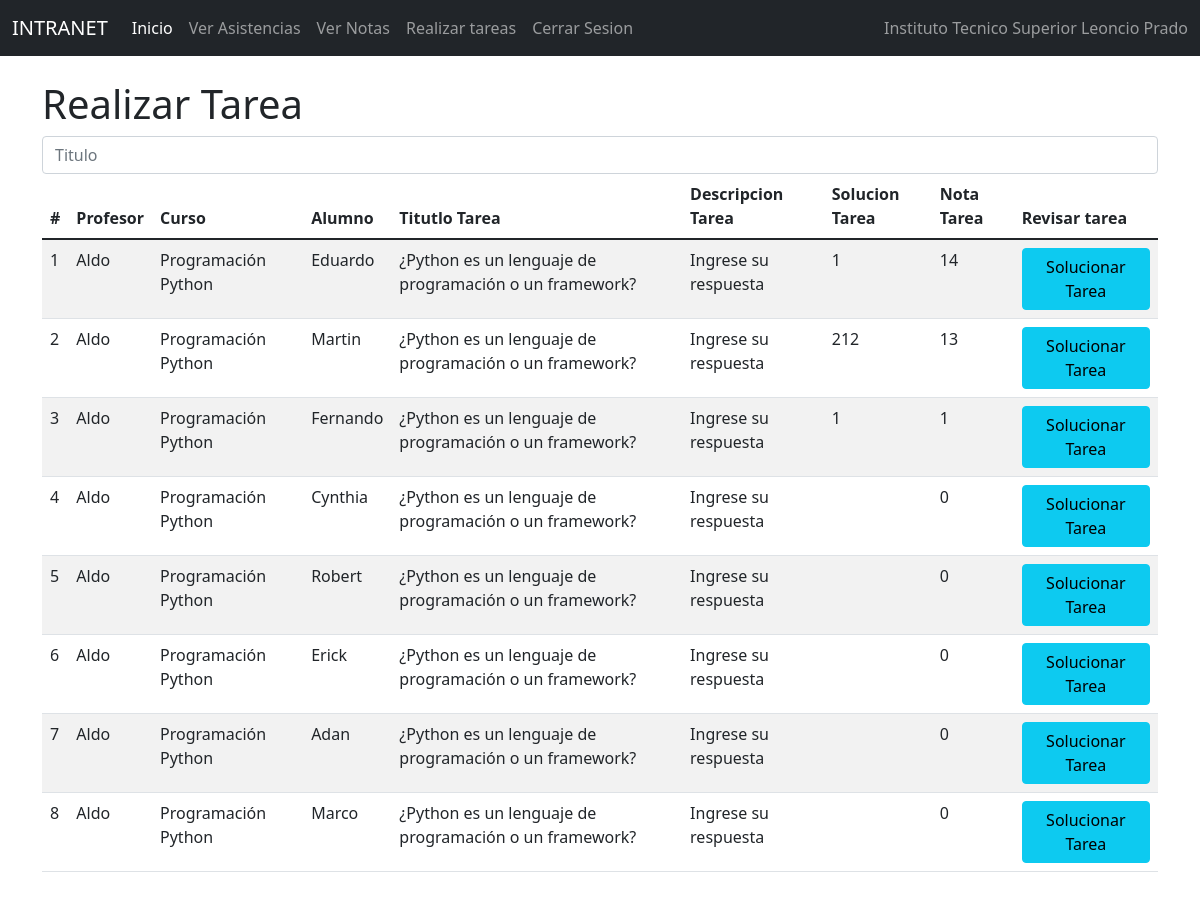
The app's page /realtarea1/ with its own data.
### Notas/models.py (models this page shows, shortened)
class Notas(models.Model):
    id=models.IntegerField(primary_key=True)
    profesor = models.ForeignKey(Profesor, null=True,blank=True,on_delete=models.CASCADE)
    curso = models.ForeignKey(Curso, null=True,blank=True,on_delete=models.CASCADE)
    alumno = models.OneToOneField(to='Estudiante', to_field='id', null=True, blank=True, on_delete=models.CASCADE)
    sesion1_nt = models.IntegerField()
    sesion1_asis=models.CharField(max_length=50)
    tarea1_info = models.ForeignKey(Tarea1, null=True,blank=True,on_delete=models.CASCADE)
    soltarea1 = models.CharField(max_length=1000)
    notatarea1 = models.IntegerField()
    sesion2_nt = models.IntegerField()
    sesion2_asis=models.CharField(max_length=50)
    tarea2_info = models.ForeignKey(Tarea2, null=True,blank=True,on_delete=models.CASCADE)
    soltarea2 = models.CharField(max_length=1000)
    notatarea2 = models.IntegerField()
    sesion3_nt = models.IntegerField()
    sesion3_asis=models.CharField(max_length=50)
    tarea3_info = models.ForeignKey(Tarea3, null=True,blank=True,on_delete=models.CASCADE)
    soltarea3 = models.CharField(max_length=1000)
    notatarea3 = models.IntegerField()
    sesion4_nt = models.IntegerField()
    sesion4_asis=models.CharField(max_length=50)
    tarea4_info = models.ForeignKey(Tarea4, null=True,blank=True,on_delete=models.CASCADE)
    soltarea4 = models.CharField(max_length=1000)
    notatarea4 = models.IntegerField()
    sesion5_nt = models.IntegerField()
    sesion5_asis=models.CharField(max_length=50)
    tarea5_info = models.ForeignKey(Tarea5, null=True,blank=True,on_delete=models.CASCADE)
    soltarea5 = models.CharField(max_length=1000)
    notatarea5 = models.IntegerField()

class Profesor(models.Model):
    id=models.IntegerField(primary_key=True)
    nompro=models.CharField(max_length=50)
    apepro=models.CharField(max_length=50)
    dnipro=models.CharField(max_length=50)
    direccionpro=models.CharField(max_length=50)
    distritopro=models.ForeignKey(Distrito, null=True,blank=True,on_delete=models.CASCADE)
    emailpro=models.EmailField()
    estpro=models.IntegerField()
    usuario=models.OneToOneField(to='Usuario', to_field='id', null=True, blank=True, on_delete=models.CASCADE)

class Curso(models.Model):
    id=models.IntegerField(primary_key=True)
    nomcur=models.CharField(max_length=30)
    creditos=models.IntegerField()
    estcur=models.IntegerField()

class Estudiante(models.Model):
    id=models.IntegerField(primary_key=True)
    nomest=models.CharField(max_length=50)
    apeest=models.CharField(max_length=50)
    dniest=models.CharField(max_length=8)
    direccion=models.CharField(max_length=50)
    emailest=models.EmailField()
    estest=models.IntegerField()
    usuario=models.OneToOneField(to='Usuario', to_field='id', null=True, blank=True, on_delete=models.CASCADE)
    carrera=models.ForeignKey(Carrera, null=True, blank=True, on_delete=models.CASCADE)
    distrito=models.ForeignKey(Distrito, null=True, blank=True, on_delete=models.CASCADE)

class Tarea1(models.Model):
    id=models.IntegerField(primary_key=True)
    tittar = models.CharField(max_length=1000)
    destar = models.CharField(max_length=1000)
    profesor = models.ForeignKey(Profesor, null=True, blank=True, on_delete=models.CASCADE)
    curso =models.ForeignKey(Curso, null=True, blank=True, on_delete=models.CASCADE)
    carrera=models.ForeignKey(Carrera, null=True, blank=True, on_delete=models.CASCADE)

### Notas/views.py (the view)
# urls.py: path('realtarea1/', realtarea1),
def realtarea1 (request):
    notas = Notas.objects.all()
    carrera = Carrera.objects.all()
    curso = Curso.objects.all()
    profesor = Profesor.objects.all()
    return render(request, 'PROCESOS/RealTareas/realtarea1.html', {"notas": notas, "carrera":carrera,
    "curso":curso, "profesor":profesor})

### Notas/Templates/PROCESOS/RealTareas/realtarea1.html (shortened to what this page needs)
{% extends "../../baseest.html" %}
{% block body %}
<div class="row">
    <div class="col-sm-12 col-md-12 col-lg-12 col-xl-12 ">
        <div class="table-responsive">
            <h1>Realizar Tarea</h1>
                <div class="form-group">
                    <input type="text" id="txtnta" name="txtnta" class="form-control" placeholder="Titulo" minlength="1"
                        maxlength="20" required>
                </div>
            <table class="table table-striped">
                <thead>
                    <tr>
                        <th>#</th>
                        <th>Profesor</th>
                        <th>Curso</th>
                        <th>Alumno</th>
                        <th>Titutlo Tarea</th>
                        <th>Descripcion Tarea</th>
                        <th>Solucion Tarea</th>
                        <th>Nota Tarea</th>
                        <th class="2">Revisar tarea</th>
                    </tr>
                </thead>
                <tbody>
                    {% for c in notas %}
                    <tr>
                        <td>{{forloop.counter}}</td>
                        <td>{{c.profesor.nompro}}</td>
                        <td>{{c.curso.nomcur}}</td>
                        <td>{{c.alumno.nomest}}</td>
                        <td>{{c.tarea1_info.tittar}}</td>
                        <td>{{c.tarea1_info.destar}}</td>
                        <td>{{c.soltarea1}}</td>
                        <td>{{c.notatarea1}}</td>
                        <td><a href="/edirealt1/{{c.id}}" class="btn btn-info">Solucionar Tarea</a></td>
                    </tr>
                    {% endfor %}
                </tbody>
            </table>
        </div>
    </div>
</div>
{% endblock %}

### records on screen
Notas: profesor.nompro "Aldo", curso.nomcur "Programación Python", alumno.nomest "Eduardo", tarea1_info.tittar "¿Python es un lenguaje de programación o un framework?", tarea1_info.destar "Ingrese su respuesta", soltarea1 "1", notatarea1 "14"
Notas: profesor.nompro "Aldo", curso.nomcur "Programación Python", alumno.nomest "Martin", tarea1_info.tittar "¿Python es un lenguaje de programación o un framework?", tarea1_info.destar "Ingrese su respuesta", soltarea1 "212", notatarea1 "13"
Notas: profesor.nompro "Aldo", curso.nomcur "Programación Python", alumno.nomest "Fernando", tarea1_info.tittar "¿Python es un lenguaje de programación o un framework?", tarea1_info.destar "Ingrese su respuesta", soltarea1 "1", notatarea1 "1"
Notas: profesor.nompro "Aldo", curso.nomcur "Programación Python", alumno.nomest "Cynthia", tarea1_info.tittar "¿Python es un lenguaje de programación o un framework?", tarea1_info.destar "Ingrese su respuesta", notatarea1 "0"
Notas: profesor.nompro "Aldo", curso.nomcur "Programación Python", alumno.nomest "Robert", tarea1_info.tittar "¿Python es un lenguaje de programación o un framework?", tarea1_info.destar "Ingrese su respuesta", notatarea1 "0"
Notas: profesor.nompro "Aldo", curso.nomcur "Programación Python", alumno.nomest "Erick", tarea1_info.tittar "¿Python es un lenguaje de programación o un framework?", tarea1_info.destar "Ingrese su respuesta", notatarea1 "0"
Notas: profesor.nompro "Aldo", curso.nomcur "Programación Python", alumno.nomest "Adan", tarea1_info.tittar "¿Python es un lenguaje de programación o un framework?", tarea1_info.destar "Ingrese su respuesta", notatarea1 "0"
Notas: profesor.nompro "Aldo", curso.nomcur "Programación Python", alumno.nomest "Marco", tarea1_info.tittar "¿Python es un lenguaje de programación o un framework?", tarea1_info.destar "Ingrese su respuesta", notatarea1 "0"
